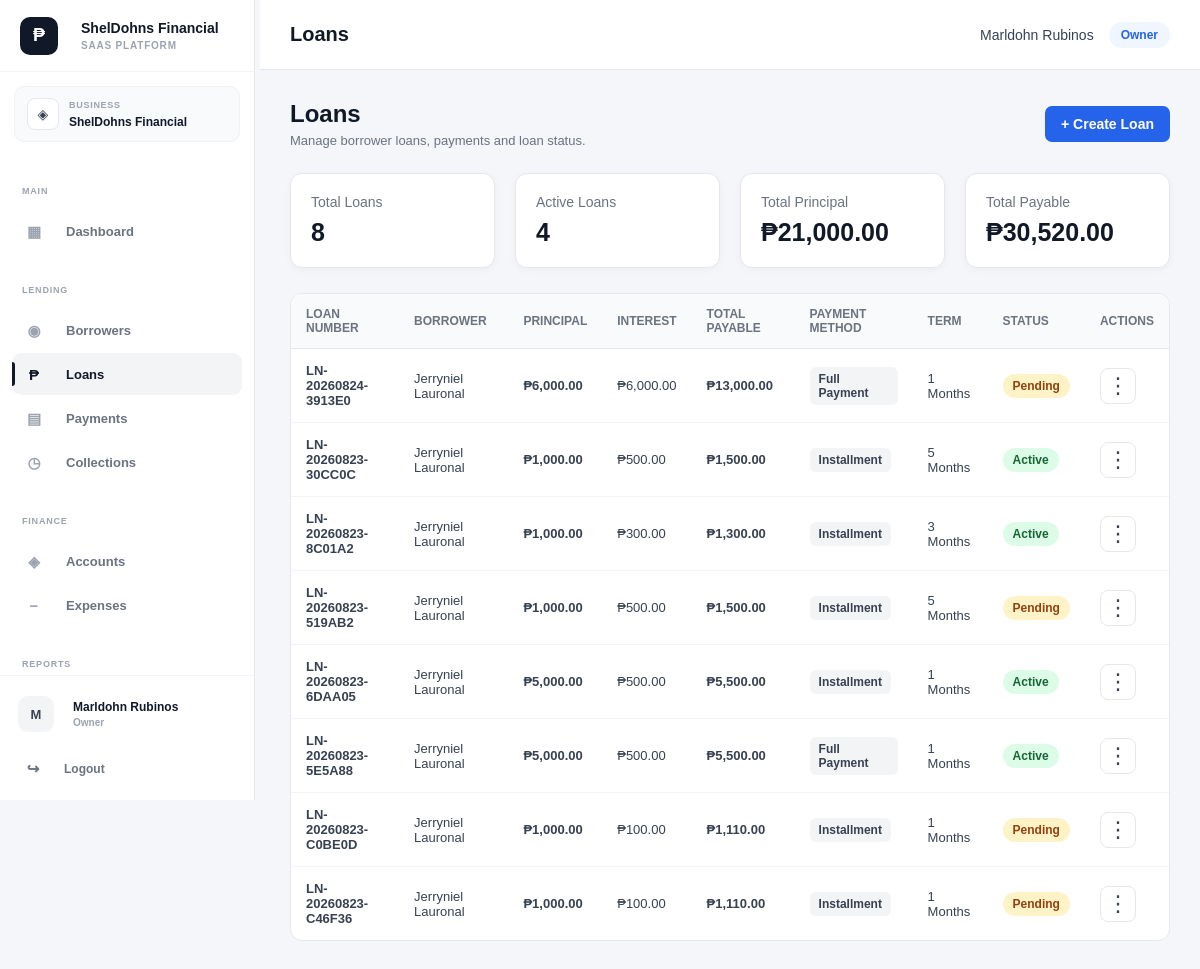
Screenshot of /public/index.php?url=loans (signed in) with the database file from the repository.
### tables this page shows
CREATE TABLE `loans` (
  `id` int(10) UNSIGNED NOT NULL,
  `business_id` bigint(20) UNSIGNED NOT NULL,
  `borrower_id` int(10) UNSIGNED NOT NULL,
  `account_id` int(10) UNSIGNED DEFAULT NULL,
  `category_id` int(10) UNSIGNED DEFAULT NULL,
  `loan_number` varchar(50) NOT NULL,
  `principal_amount` decimal(15,2) NOT NULL DEFAULT 0.00,
  `interest_rate` decimal(8,2) NOT NULL DEFAULT 0.00,
  `interest_type` enum('flat','reducing_balance') NOT NULL DEFAULT 'flat',
  `payment_type` enum('installment','full_payment') NOT NULL DEFAULT 'installment',
  `term` int(11) NOT NULL DEFAULT 1,
  `term_period` enum('days','weeks','months','years') NOT NULL DEFAULT 'months',
  `processing_fee` decimal(15,2) NOT NULL DEFAULT 0.00,
  `total_interest` decimal(15,2) NOT NULL DEFAULT 0.00,
  `total_payable` decimal(15,2) NOT NULL DEFAULT 0.00,
  `release_date` date DEFAULT NULL,
  `first_payment_date` date DEFAULT NULL,
  `status` enum('pending','approved','active','completed','overdue','cancelled','rejected') NOT NULL DEFAULT 'pending',
  `purpose` varchar(255) DEFAULT NULL,
  `notes` text DEFAULT NULL,
  `created_by` int(10) UNSIGNED DEFAULT NULL,
  `created_at` timestamp NOT NULL DEFAULT current_timestamp(),
  `updated_at` timestamp NOT NULL DEFAULT current_timestamp() ON UPDATE current_timestamp()
);

### app/views/loans/index.php (the view, shortened to what the rows shown need)
<?php
$loans =
    $loans
    ?? [];
if (!function_exists('formatPaymentMethod')) {
    function formatPaymentMethod($value): string
    {
        $value =
            strtolower(
                trim(
                    (string)$value
                )
            );
        switch ($value) {
            case 'full_payment':
                return 'Full Payment';
            case 'installment':
                return 'Installment';
        }
    }
}
?>
<!DOCTYPE html>
<html lang="en">
<head>
    <link
        rel="stylesheet"
        href="assets/css/style.css"
    >
</head>
<body>
<div class="main-content">
    <div class="container">
        <div class="page-header">
            <div>
                <h1>
                    Loans
                </h1>
            </div>
        </div>
        <?php if (empty($loans)): ?>
            <div
                class="form-card"
                style="margin-top:20px;"
            >
                <div class="empty-state">
                    <h3>
                        No Loans Found
                    </h3>
                    <p>
                        You haven't created
                        any loans yet.
                    </p>
                    <br>
                    <button
                        type="button"
                        class="btn btn-primary"
                        onclick="openCreateLoanModal()"
                    >
                        Create Your First Loan
                    </button>
                </div>
            </div>
        <?php else: ?>
            <div
                class="table-container"
                style="margin-top:20px;"
            >
                <table>
                    <thead>
                        <tr>
                            <th>
                                Loan Number
                            </th>
                            <th>
                                Borrower
                            </th>
                            <th>
                                Principal
                            </th>
                            <th>
                                Interest
                            </th>
                            <th>
                                Total Payable
                            </th>
                            <th>
                                Payment Method
                            </th>
                            <th>
                                Term
                            </th>
                            <th>
                                Status
                            </th>
                            <th>
                                Actions
                            </th>
                        </tr>
                    </thead>
                    <tbody>
                    <?php foreach (
                        $loans as $loan
                    ): ?>
                        <?php
                        $loanId =
                            (int)(
                                $loan['id']
                                ?? 0
                            );
                        $loanNumber =
                            $loan['loan_number']
                            ?? '';
                        $borrowerName =
                            $loan['borrower_name']
                            ?? $loan['full_name']
                            ?? $loan['borrower']
                            ?? 'Unknown Borrower';
                        $principal =
                            (float)(
                                $loan['principal_amount']
                                ?? 0
                            );
                        $interest =
                            (float)(
                                $loan['total_interest']
                                ?? 0
                            );
                        $payable =
                            (float)(
                                $loan['total_payable']
                                ?? 0
                            );
                        $term =
                            (int)(
                                $loan['term']
                                ?? 1
                            );
                        $termPeriod =
                            $loan['term_period']
                            ?? 'months';
                        $paymentType =
                            $loan['payment_type']
                            ?? 'installment';
                        $status =
                            strtolower(
                                $loan['status']
                                ?? 'pending'
                            );
                        ?>
                        <tr>
                            <td>
                                <span class="loan-number">
                                    <?= htmlspecialchars(
                                        $loanNumber
                                    ) ?>
                                </span>
                            </td>
                            <td>
                                <?= htmlspecialchars(
                                    $borrowerName
                                ) ?>
                            </td>
                            <td>
                                <strong>
                                    ₱<?= number_format(
                                        $principal,
                                        2
                                    ) ?>
                                </strong>
                            </td>
                            <td>
                                ₱<?= number_format(
                                    $interest,
                                    2
                                ) ?>
                            </td>
                            <td>
                                <strong>
                                    ₱<?= number_format(
                                        $payable,
                                        2
                                    ) ?>
                                </strong>
                            </td>
                            <td>
                                <span class="payment-method">
                                    <?= htmlspecialchars(
                                        formatPaymentMethod(
                                            $paymentType
                                        )
                                    ) ?>
                                </span>
                            </td>
                            <td>
                                <?= number_format(
                                    $term
                                ) ?>
                                <?= htmlspecialchars(
                                    ucfirst(
                                        $termPeriod
                                    )
                                ) ?>
                            </td>
                            <td>
                                <span
                                    class="loan-status loan-status-<?= htmlspecialchars(
                                        $status
                                    ) ?>"
                                >
                                    <?= htmlspecialchars(
                                        ucfirst(
                                            $status
                                        )
                                    ) ?>
                                </span>
                            </td>
                            <td>
                                <div class="loan-action-menu">
                                    <button
                                        type="button"
                                        class="loan-action-button"
                                        onclick="toggleLoanActions(<?= $loanId ?>)"
                                        aria-label="Loan actions"
                                        aria-expanded="false"
                                        data-loan-id="<?= $loanId ?>"
                                    >
                                        ⋮
                                    </button>
                                </div>
                            </td>
                        </tr>
                    <?php endforeach; ?>
                    </tbody>
                </table>
            </div>
        <?php endif; ?>
    </div>
</div>
</body>
</html>

### rows the page displays
loans: loan_number "LN-20260824-3913E0", borrowerName "Jerryniel Lauronal", principal_amount "6,000.00", total_interest "6,000.00", total_payable "13,000.00", payment_type "Full Payment", term "1", term_period "Months", status "Pending"
loans: loan_number "LN-20260823-30CC0C", borrowerName "Jerryniel Lauronal", principal_amount "1,000.00", total_interest "500.00", total_payable "1,500.00", payment_type "Installment", term "5", term_period "Months", status "Active"
loans: loan_number "LN-20260823-8C01A2", borrowerName "Jerryniel Lauronal", principal_amount "1,000.00", total_interest "300.00", total_payable "1,300.00", payment_type "Installment", term "3", term_period "Months", status "Active"
loans: loan_number "LN-20260823-519AB2", borrowerName "Jerryniel Lauronal", principal_amount "1,000.00", total_interest "500.00", total_payable "1,500.00", payment_type "Installment", term "5", term_period "Months", status "Pending"
loans: loan_number "LN-20260823-6DAA05", borrowerName "Jerryniel Lauronal", principal_amount "5,000.00", total_interest "500.00", total_payable "5,500.00", payment_type "Installment", term "1", term_period "Months", status "Active"
loans: loan_number "LN-20260823-5E5A88", borrowerName "Jerryniel Lauronal", principal_amount "5,000.00", total_interest "500.00", total_payable "5,500.00", payment_type "Full Payment", term "1", term_period "Months", status "Active"
loans: loan_number "LN-20260823-C0BE0D", borrowerName "Jerryniel Lauronal", principal_amount "1,000.00", total_interest "100.00", total_payable "1,110.00", payment_type "Installment", term "1", term_period "Months", status "Pending"
loans: loan_number "LN-20260823-C46F36", borrowerName "Jerryniel Lauronal", principal_amount "1,000.00", total_interest "100.00", total_payable "1,110.00", payment_type "Installment", term "1", term_period "Months", status "Pending"

### other values shown
$sidebarBrandName "ShelDohns Financial"
$sidebarBrandTagline "SAAS PLATFORM"
$business['name'] "ShelDohns Financial"
$avatarLetter "M"
$displayName "Marldohn Rubinos"
$displayRole "Owner"
$user['full_name'] "Marldohn Rubinos"
$tenantRole "Owner"
$totalLoans "8"
$activeLoans "4"
$totalPrincipal "21,000.00"
$totalPayable "30,520.00"
